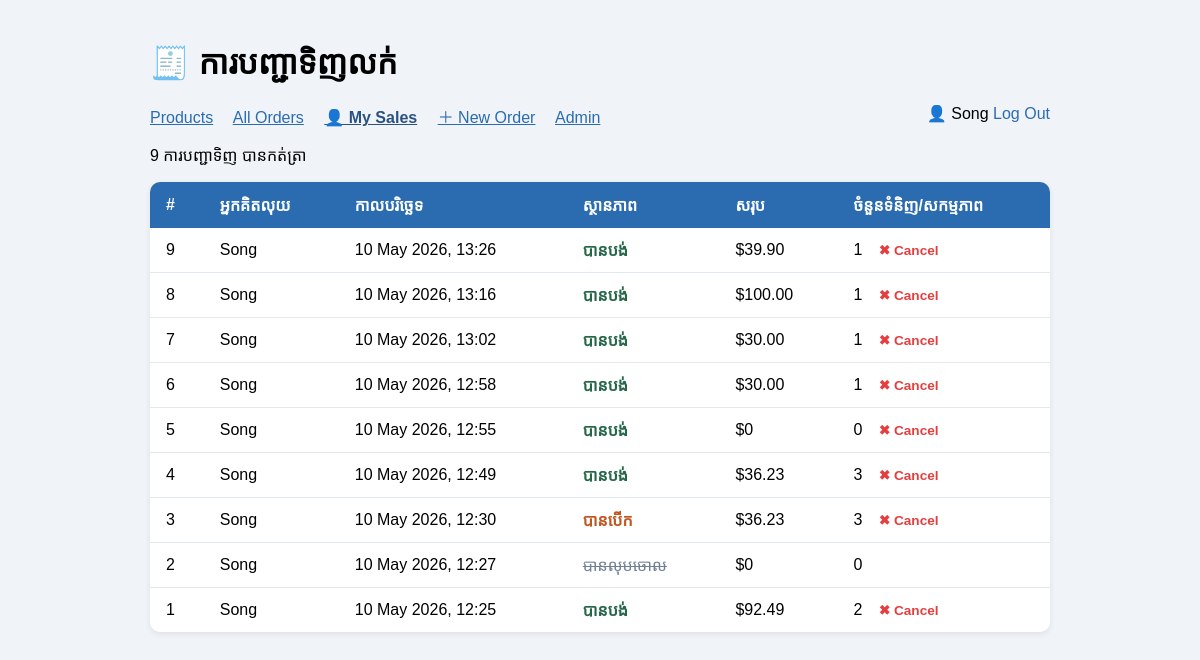
The app's page /sales/orders/ (signed in) with its own data.
### sales/models.py (models this page shows, shortened)
class Order(models.Model):
    STATUS_CHOICES = [
        ('open',       'បានបើក'),
        ('paid',       'បានបង់'),
        ('refunded',   'បានសង'),
        ('cancelled',  'បានលុបចោល'),
    ]
    cashier    = models.ForeignKey(User, on_delete=models.SET_NULL, null=True, related_name='orders')
    status     = models.CharField(max_length=20, choices=STATUS_CHOICES, default='open')
    created_at = models.DateTimeField(auto_now_add=True)
    notes      = models.TextField(blank=True)
    @property
    def total(self):
        subtotal = sum(item.subtotal for item in self.items.all())
        try:
            return subtotal - self.discount.amount
        except Discount.DoesNotExist:
            return subtotal
    class Meta:
        ordering = ['-created_at']

class OrderItem(models.Model):
    order      = models.ForeignKey(Order, on_delete=models.CASCADE, related_name='items')
    product    = models.ForeignKey(Product, on_delete=models.PROTECT)
    quantity   = models.PositiveIntegerField(default=1)
    unit_price = models.DecimalField(max_digits=8, decimal_places=2)
    @property
    def subtotal(self):
        return self.unit_price * self.quantity

### sales/views.py (the view)
# urls.py: path('orders/',                views.order_list,     name='order_list'),
@login_required
def order_list(request):
    orders = Order.objects.all()
    return render(request, 'sales/order_list.html', {'orders': orders})

### sales/templates/sales/order_list.html (shortened to what this page needs)
<!DOCTYPE html>
<html lang="km">
<head>
</head>
<body>
    <h1>🧾 ការបញ្ជាទិញលក់</h1>
<nav>
    <a href="/sales/products/">Products</a>
    <a href="{% url 'order_list' %}">All Orders</a>
    <a href="{% url 'my_orders' %}" style="font-weight: bold; color: #2c5282;">👤 My Sales</a>
    <a href="/sales/orders/new/">＋ New Order</a>
    <a href="/admin/">Admin</a>
    <span style="float:right">
        👤 {{ request.user.username }}
        <form method="post" action="/accounts/logout/" style="display:inline">
            <button type="submit" style="background:none;border:none;color:#2b6cb0;cursor:pointer;padding:0;font-size:1em">
                Log Out
            </button>
        </form>
    </span>
</nav>
    <p>{{ orders|length }} ការបញ្ជាទិញ បានកត់ត្រា</p>
    <table>
        <thead>
            <tr><th>#</th><th>អ្នកគិតលុយ</th><th>កាលបរិច្ឆេទ</th><th>ស្ថានភាព</th><th>សរុប</th><th>ចំនួនទំនិញ/សកម្មភាព</th></tr>
        </thead>
        <tbody>
        {% for order in orders %}
            <tr>
                <td>{{ order.pk }}</td>
                <td>{{ order.cashier }}</td>
                <td>{{ order.created_at|date:"d M Y, H:i" }}</td>
                <td><span class="{{ order.status }}">{{ order.get_status_display }}</span></td>
                <td>${{ order.total }}</td>
                <td>
                    {{ order.items.count }}
                    {% if order.status != 'cancelled' %}
                        <a href="{% url 'cancel_order' order.pk %}"
                           class="btn-cancel"
                           onclick="return confirm('តើអ្នកពិតជាចង់បោះបង់ការលក់នេះមែនទេ? ស្តុកនឹងត្រូវបូកបញ្ចូលវិញ។')">
                           ✖ Cancel
                        </a>
                    {% endif %}
                </td>
            </tr>
        {% empty %}
            <tr><td colspan="6" style="text-align:center;color:#888">មិនទាន់មានការបញ្ជាទិញ។</td></tr>
        {% endfor %}
        </tbody>
    </table>
</body>
</html>

### sales/templates/sales/order_list.html (style rules this page uses)
body { font-family: Arial, sans-serif; max-width: 900px; margin: 40px auto; padding: 0 20px; background: #f0f4f8; }
table { width: 100%; border-collapse: collapse; background: white; border-radius: 10px; overflow: hidden; box-shadow: 0 2px 6px rgba(0,0,0,0.08); }
th { background: #2b6cb0; color: white; padding: 12px 16px; text-align: left; }
td { padding: 11px 16px; border-bottom: 1px solid #e2e8f0; }
tr:last-child td { border-bottom: none; }
.paid { color: #276749; font-weight: bold; }
.open { color: #c05621; font-weight: bold; }
.cancelled { color: #718096; text-decoration: line-through; }
nav a { margin-right: 16px; color: #2b6cb0; }
.btn-cancel { color: #e53e3e; text-decoration: none; font-size: 0.85em; margin-left: 12px; font-weight: bold; }

### records on screen
Order: pk "9", cashier "Song", created_at "10 May 2026, 13:26", status "បានបង់", total "39.90", items.count "1", shows "✖ Cancel"
Order: pk "8", cashier "Song", created_at "10 May 2026, 13:16", status "បានបង់", total "100.00", items.count "1", shows "✖ Cancel"
Order: pk "7", cashier "Song", created_at "10 May 2026, 13:02", status "បានបង់", total "30.00", items.count "1", shows "✖ Cancel"
Order: pk "6", cashier "Song", created_at "10 May 2026, 12:58", status "បានបង់", total "30.00", items.count "1", shows "✖ Cancel"
Order: pk "5", cashier "Song", created_at "10 May 2026, 12:55", status "បានបង់", total "0", items.count "0", shows "✖ Cancel"
Order: pk "4", cashier "Song", created_at "10 May 2026, 12:49", status "បានបង់", total "36.23", items.count "3", shows "✖ Cancel"
Order: pk "3", cashier "Song", created_at "10 May 2026, 12:30", status "បានបើក", total "36.23", items.count "3", shows "✖ Cancel"
Order: pk "2", cashier "Song", created_at "10 May 2026, 12:27", status "បានលុបចោល", total "0", items.count "0"
Order: pk "1", cashier "Song", created_at "10 May 2026, 12:25", status "បានបង់", total "92.49", items.count "2", shows "✖ Cancel"

### other values on screen
{{ request.user.username }} "Song"
{{ orders|length }} "9"
